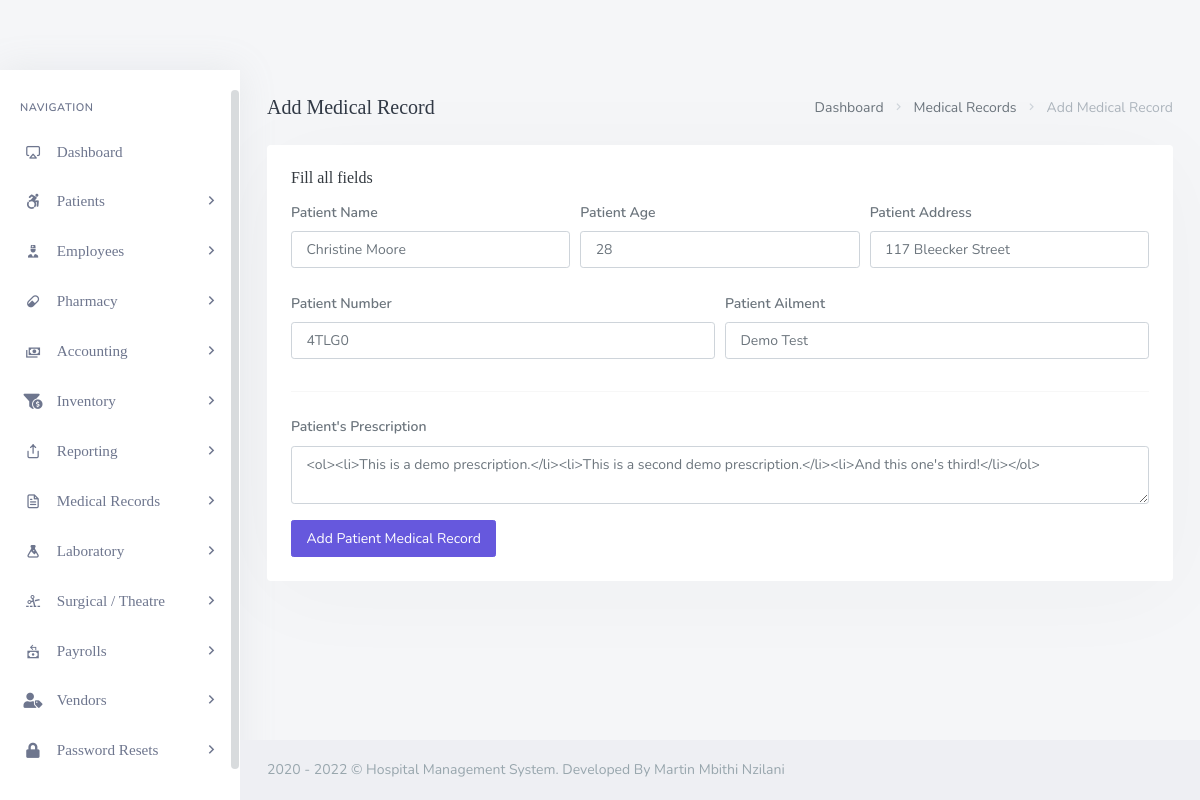
The page /backend/admin/his_admin_add_single_patient_medical_record.php?pat_number=4TLG0 on the database its author committed.
### tables this page shows
CREATE TABLE `his_patients` (
  `pat_id` int(20) NOT NULL,
  `pat_fname` varchar(200) DEFAULT NULL,
  `pat_lname` varchar(200) DEFAULT NULL,
  `pat_dob` varchar(200) DEFAULT NULL,
  `pat_age` varchar(200) DEFAULT NULL,
  `pat_number` varchar(200) DEFAULT NULL,
  `pat_addr` varchar(200) DEFAULT NULL,
  `pat_phone` varchar(200) DEFAULT NULL,
  `pat_type` varchar(200) DEFAULT NULL,
  `pat_date_joined` timestamp(6) NOT NULL DEFAULT CURRENT_TIMESTAMP(6) ON UPDATE CURRENT_TIMESTAMP(6),
  `pat_ailment` varchar(200) DEFAULT NULL,
  `pat_discharge_status` varchar(200) DEFAULT NULL
);

CREATE TABLE `his_prescriptions` (
  `pres_id` int(200) NOT NULL,
  `pres_pat_name` varchar(200) DEFAULT NULL,
  `pres_pat_age` varchar(200) DEFAULT NULL,
  `pres_pat_number` varchar(200) DEFAULT NULL,
  `pres_number` varchar(200) DEFAULT NULL,
  `pres_pat_addr` varchar(200) DEFAULT NULL,
  `pres_pat_type` varchar(200) DEFAULT NULL,
  `pres_date` timestamp(4) NOT NULL DEFAULT CURRENT_TIMESTAMP(4) ON UPDATE CURRENT_TIMESTAMP(4),
  `pres_pat_ailment` varchar(200) DEFAULT NULL,
  `pres_ins` longtext
);

### backend/admin/his_admin_add_single_patient_medical_record.php (the view, shortened to what this page needs)
<?php
	include('assets/inc/config.php');
?>
<!DOCTYPE html>
<html lang="en">
    <?php include('assets/inc/head.php');?>
    <body>
        <div id="wrapper">
            <?php include("assets/inc/sidebar.php");?>
            <?php
                $pat_number = $_GET['pat_number'];
                $ret="SELECT  * FROM his_patients WHERE pat_number=?";
                $stmt= $mysqli->prepare($ret) ;
                $stmt->bind_param('s',$pat_number);
                $stmt->execute() ;
                $res=$stmt->get_result();
                while($row=$res->fetch_object())
                {
            ?>
                <div class="content-page">
                    <div class="content">
                        <div class="container-fluid">
                            <div class="row">
                                <div class="col-12">
                                    <div class="page-title-box">
                                        <div class="page-title-right">
                                            <ol class="breadcrumb m-0">
                                                <li class="breadcrumb-item"><a href="his_admin_dashboard.php">Dashboard</a></li>
                                                <li class="breadcrumb-item"><a href="javascript: void(0);">Medical Records</a></li>
                                                <li class="breadcrumb-item active">Add Medical Record</li>
                                            </ol>
                                        </div>
                                        <h4 class="page-title">Add Medical Record</h4>
                                    </div>
                                </div>
                            </div>
                            <div class="row">
                                <div class="col-12">
                                    <div class="card">
                                        <div class="card-body">
                                            <h4 class="header-title">Fill all fields</h4>
                                            <form method="post">
                                                <div class="form-row">
                                                    <div class="form-group col-md-4">
                                                        <label for="inputEmail4" class="col-form-label">Patient Name</label>
                                                        <input type="text" required="required" readonly name="mdr_pat_name" value="<?php echo $row->pat_fname;?> <?php echo $row->pat_lname;?>" class="form-control" id="inputEmail4" placeholder="Patient's Name">
                                                    </div>
                                                    <div class="form-group col-md-4">
                                                        <label for="inputPassword4" class="col-form-label">Patient Age</label>
                                                        <input required="required" type="text" readonly name="mdr_pat_age" value="<?php echo $row->pat_age;?>" class="form-control"  id="inputPassword4" placeholder="Patient`s Last Name">
                                                    </div>
                                                    <div class="form-group col-md-4">
                                                        <label for="inputPassword4" class="col-form-label">Patient Address</label>
                                                        <input required="required" type="text" readonly name="mdr_pat_adr" value="<?php echo $row->pat_addr;?>" class="form-control"  id="inputPassword4" placeholder="Patient`s Last Name">
                                                    </div>
                                                </div>
                                                <div class="form-row">
                                                    <div class="form-group col-md-6">
                                                        <label for="inputEmail4" class="col-form-label">Patient Number</label>
                                                        <input type="text" required="required" readonly name="mdr_pat_number" value="<?php echo $row->pat_number;?>" class="form-control" id="inputEmail4" placeholder="DD/MM/YYYY">
                                                    </div>
                                                    <div class="form-group col-md-6">
                                                        <label for="inputPassword4" class="col-form-label">Patient Ailment</label>
                                                        <input required="required" type="text" readonly name="mdr_pat_ailment" value="<?php echo $row->pat_ailment;?>" class="form-control"  id="inputPassword4" placeholder="Patient`s Age">
                                                    </div>
                                                </div>
                                                <?php }?>
                                                <hr>
                                                <?php
                                                    $pres_pat_number = $_GET['pat_number'];
                                                    $ret="SELECT  * FROM his_prescriptions WHERE pres_pat_number = ?";
                                                    $stmt= $mysqli->prepare($ret) ;
                                                    $stmt->bind_param('s',$pres_pat_number);
                                                    $stmt->execute() ;
                                                    $res=$stmt->get_result();
                                                    while($row=$res->fetch_object())
                                                    {
                                                ?>
                                                <div class="form-group">
                                                        <label for="inputAddress" class="col-form-label">Patient's Prescription</label>
                                                        <textarea required="required"  type="text" class="form-control" name="mdr_pat_prescr" id="editor"><?php echo $row->pres_ins;?> </textarea>
                                                </div>
                                                <?php }?>
                                                <button type="submit" name="add_patient_mdr" class="ladda-button btn btn-primary" data-style="expand-right">Add Patient Medical Record</button>
                                            </form>
                                        </div>
                                    </div>
                                </div>
                            </div>
                        </div>
                    </div>
                    <?php include('assets/inc/footer.php');?>
                </div>
        </div>
    </body>
</html>

### rows shown on the page
his_patients: mdr_pat_name "Christine Moore", mdr_pat_age "28", mdr_pat_adr "117 Bleecker Street", mdr_pat_number "4TLG0", mdr_pat_ailment "Demo Test"
his_prescriptions: mdr_pat_prescr "<ol><li>This is a demo prescription.</li><li>This is a second demo prescription.</li><li>And this one's third!</li></ol>"
